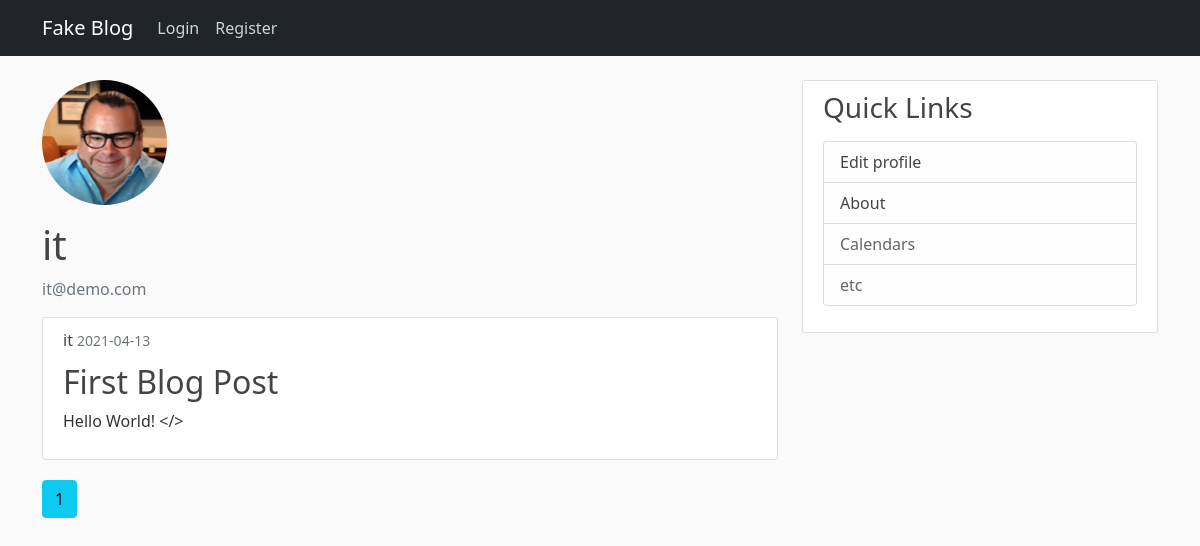
Page /it on the earlier database version.
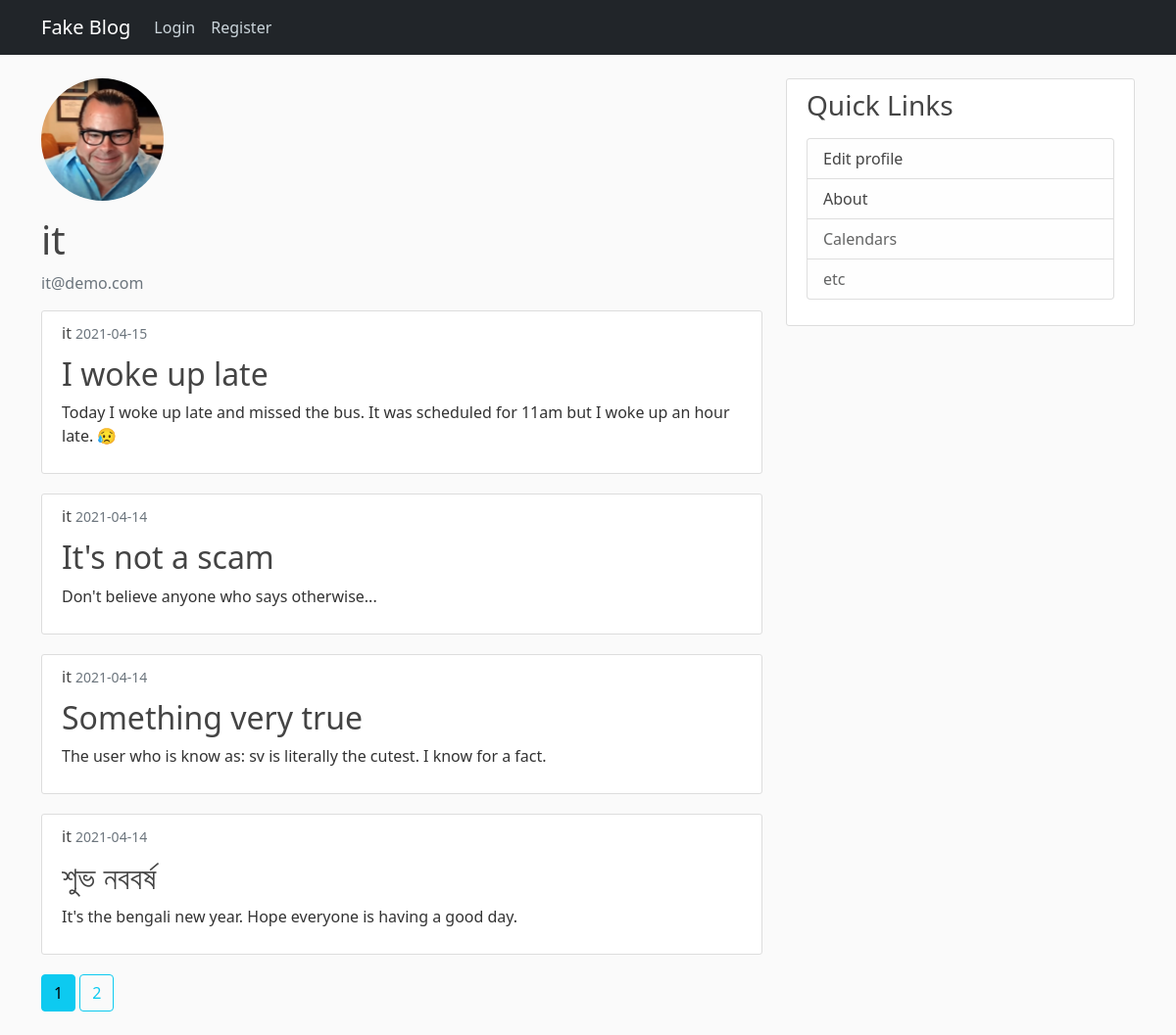
Same page on the later database version.
### flaskblog/models.py (models this page shows, shortened)
class User(db.Model, UserMixin):
    id = db.Column(db.Integer, primary_key=True)
    username = db.Column(db.String(20), unique=True, nullable=False)
    email = db.Column(db.String(100), unique=True, nullable=False)
    image_file = db.Column(db.String(20), nullable=False, default='default.jpg')  # will be hashed to 20 chars
    password = db.Column(db.String(60), nullable=False)  # will be hashed to 60 chars
    posts = db.relationship('Post', backref='author', lazy=True)  # refers to the Post class

class Post(db.Model):
    id = db.Column(db.Integer, primary_key=True)
    title = db.Column(db.String(120), nullable=False)
    date_posted = db.Column(db.DateTime, nullable=False, default=datetime.utcnow)
    content = db.Column(db.Text, nullable=False)
    user_id = db.Column(db.Integer, db.ForeignKey('user.id'), nullable=False)  # refers to the id column in user table. Not class.

### flaskblog/users/routes.py (the view)
@users.route('/<string:username>', methods=["GET", "POST"])
def user_posts(username):
    page = request.args.get('page', 1, type=int)
    user = User.query.filter_by(username=username).first_or_404()
    posts = Post.query.filter_by(author=user).order_by(Post.date_posted.desc()).paginate(page=page, per_page=4)
    return render_template("user_posts.html", posts=posts, user=user, title=user.username)

### flaskblog/templates/user_posts.html
{% extends "layouts.html" %}
    {% block content %}
        <div class="media">
            <img class="rounded-circle account-img" src="{{ url_for('static', filename='profile_pic/' + user.image_file) }}" alt="Profile Picture">
            <div class="media-body">
                <h2 class="account-heading">{{ user.username }}</h2>
                <p class="text-secondary">{{ user.email }}</p>
            </div>
        </div>
        {% for post in posts.items %}
            <article class="content-section">
                <div class="media-body">
                    <div class="article-metadata">
                        <a class="article-metadata" href="{{ url_for('users.user_posts', username=post.author.username) }}">{{ post.author.username }}</a>
                        <small class="text-muted">{{ post.date_posted.strftime("%Y-%m-%d") }}</small>
                    </div>
                    <h2><a class="article-title" href="{{ url_for('posts.post', post_id=post.id) }}">{{ post.title }}</a></h2>
                    <p class="article-content">{{ post.content }}</p>
                </div>
            </article>
        {% endfor %}
        {% for page_num in posts.iter_pages(left_edge=1, right_edge=1, right_current=2, left_current=1) %}
            {% if page_num %}
                {% if posts.page == page_num %}
                    <a class="btn btn-info mb-4" href="{{ url_for('users.user_posts', page=page_num, username=user.username) }}">{{ page_num }}</a>
                {% else %}
                    <a class="btn btn-outline-info mb-4" href="{{ url_for('users.user_posts', page=page_num, username=user.username) }}">{{ page_num }}</a>
                {% endif %}
            {% else %}
                ...
            {% endif %}
        {% endfor %}
    {% endblock content %}

### flaskblog/templates/layouts.html (shortened to what this page needs)
<!DOCTYPE html>
<html>
    <head>
        <link href="https://cdn.jsdelivr.net/npm/bootstrap@5.0.0-beta3/dist/css/bootstrap.min.css" rel="stylesheet">
        <link rel="stylesheet" type="text/css" href="{{ url_for('static', filename='main.css') }}">
    </head>
    <body>
        <header class="site-header">
            <nav class="navbar navbar-expand-md navbar-dark bg-dark fixed-top">
                <div class="container">
                    <a class="navbar-brand mr-4" href="/">Fake Blog</a>
                    <div class="collapse navbar-collapse" id="navbarToggle">
                        <div class="navbar-nav ml-1" align='right'>
                            {% if current_user.is_authenticated %}
                                <a class="nav-item nav-link" href="{{ url_for('posts.new_post') }}">New Post</a>
                                <a class="nav-item nav-link" href="{{ url_for('users.user_posts', username=current_user.username) }}">Account</a>
                                <a class="nav-item nav-link" href="{{ url_for('users.logout') }}">Logout</a>
                            {% else %}
                                <a class="nav-item nav-link" href="{{ url_for('users.login') }}">Login</a>
                                <a class="nav-item nav-link" href="{{ url_for('users.register') }}">Register</a>
                            {% endif %}
                        </div>
                    </div>
                </div>
            </nav>
        </header>
    <main role="main" class="container">
        <div class="row">
            <div class="col-md-8">
                {% block content %}{% endblock %}
            </div>
            <div class="col-md-4">
                <div class="content-section">
                    <h3>Quick Links</h3>
                    <p class='text-muted'>
                        <ul class="list-group">
                            <li class="list-group-item list-group-item-light">
                                <a class="article-metadata" href="{{ url_for('users.account') }}">Edit profile</a>
                            </li>
                            <li class="list-group-item list-group-item-light">
                                <a class="article-metadata" href="{{ url_for('main.about') }}">About</a>
                            </li>
                            <li class="list-group-item list-group-item-light">Calendars</li>
                            <li class="list-group-item list-group-item-light">etc</li>
                        </ul>
                    </p>
                </div>
            </div>
        </div>
    </main>
    </body>
</html>

### flaskblog/static/main.css (style rules this page uses)
body { background: #fafafa; color: #333333; margin-top: 5rem; }
h1, h2, h3, h4, h5, h6 { color: #444444; }
.site-header .navbar-nav .nav-link { color: #cbd5db; }
.content-section { background: #ffffff; padding: 10px 20px; border: 1px solid #dddddd; border-radius: 3px; margin-bottom: 20px; }
.article-title { color: #444444; text-decoration: none; }
.article-content { white-space: pre-line; }
.article-metadata { color: #444444; padding-bottom: 1px; margin-bottom: 10px; text-decoration: none; }
.account-img { height: 125px; width: 125px; margin-right: 20px; margin-bottom: 16px; }
.account-heading { font-size: 2.5rem; }

Differences in the rows shown:
no longer on this page (row unchanged): Post: author.username "it", date_posted "2021-04-13", title "First Blog Post", content "Hello World! </>"
added Post: author.username "it", date_posted "2021-04-15", title "I woke up late", content "Today I woke up late and missed the bus. It was scheduled for 11am but I woke up an hour late. 😥"
added Post: author.username "it", date_posted "2021-04-14", title "It's not a scam", content "Don't believe anyone who says otherwise..."
added Post: author.username "it", date_posted "2021-04-14", title "Something very true", content "The user who is know as: sv is literally the cutest. I know for a fact."
added Post: author.username "it", date_posted "2021-04-14", title "শুভ নববর্ষ", content "It's the bengali new year. Hope everyone is having a good day."
Other differences:
new list line: "2"
